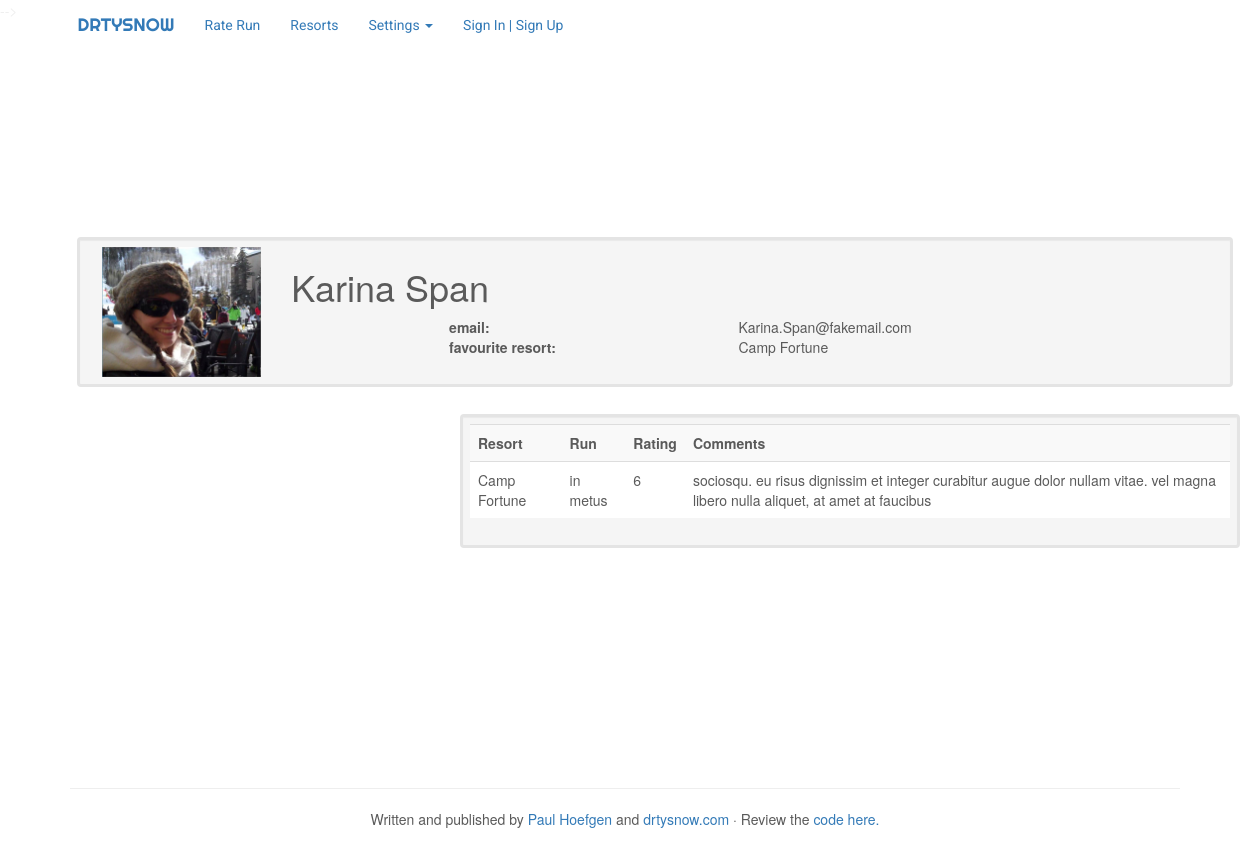
The page /profile/5 on the database as committed earlier.
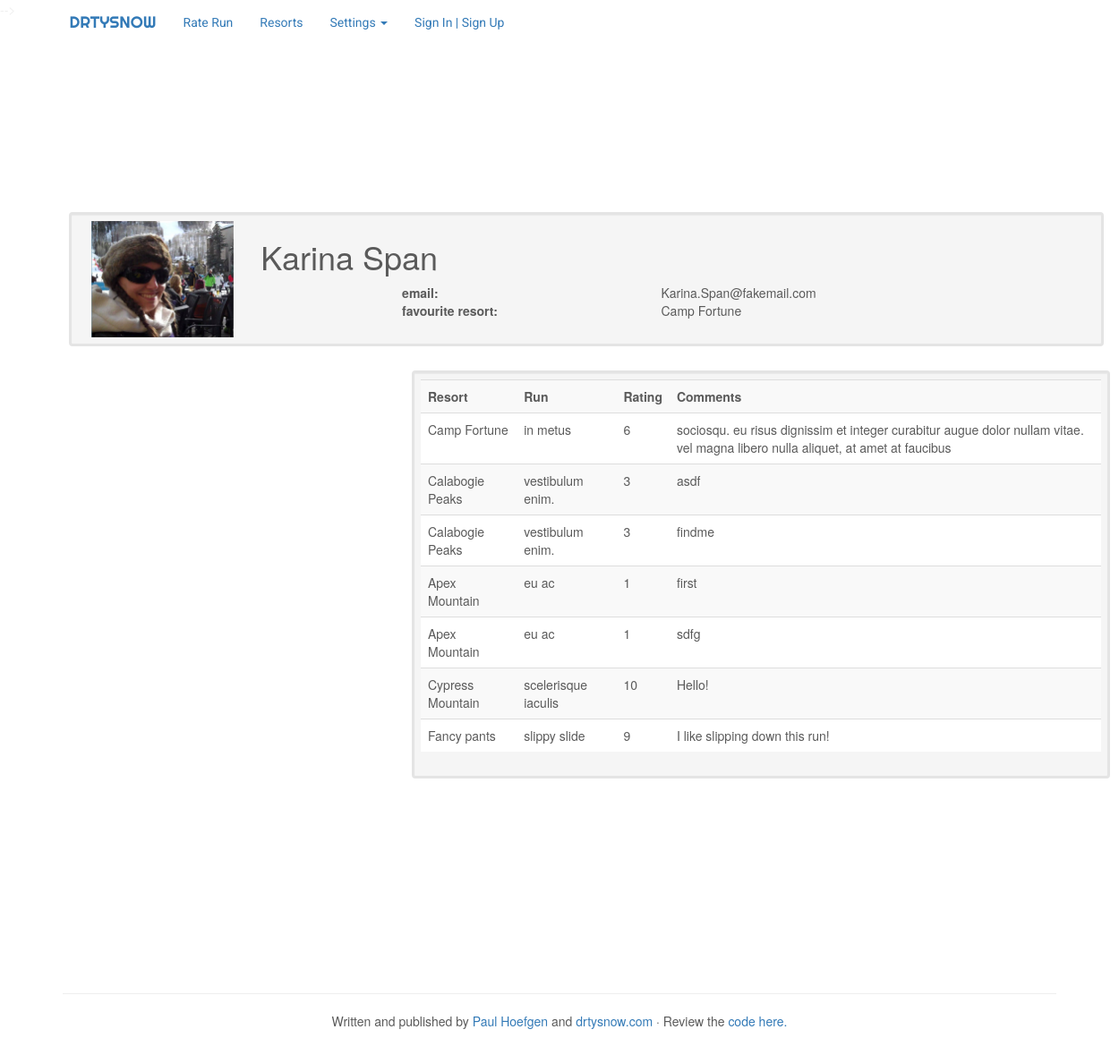
The same page on the database as committed later.
### drtysnow/db/dbsetup.py (models this page shows)
class Resorts(Base):
    __tablename__ = 'resorts'
    id = Column(
        Integer,
        primary_key = True
        )
    resort_name = Column(
        String(100),
        nullable = False,
        unique = True
        )
    resort_location = Column(
        String(25),
        nullable = False
        )
    resort_image = Column(
        String(100),
        nullable = True
        )
    resort_summary = Column(
        String(100),
        nullable = False
    )
    runs = relationship("Runs", backref="runs")

class Runs(Base):
    __tablename__ = 'runs'
    id = Column(
        Integer,
        primary_key = True
    )
    run_name = Column(
        String(100),
        nullable = False
    )
    resort_id = Column(
        Integer,
        ForeignKey('resorts.id')
    )
    run_description = Column(
        String(900),
        nullable = False
    )
    resorts = relationship(Resorts)

class Reviews(Base):
    __tablename__ = 'reviews'
    id = Column(
        Integer,
        primary_key = True
    )
    run_id = Column(
        Integer,
        ForeignKey('runs.id')
    )
    rating = Column(
        Integer
    )
    user_id = Column(
        Integer,
        ForeignKey('users.id')
    )
    top_hazard = Column(
        Boolean
    )
    mid_hazard = Column(
        Boolean
    )
    bot_hazard = Column(
        Boolean
    )
    comments = Column(
        String(500)
    )
    time = Column(
        DateTime,
    )
    runs = relationship(Runs)
    users = relationship(Users)

### drtysnow/views.py (the view)
@drtysnow.route('/profile/<int:user_id>')
def show_user(user_id):
    profile_result = connect().query(Users).get(user_id)
    profile_details = profile_result.__dict__
    resort_result = connect().query(Resorts).get(
                                         profile_details['favourite_resort_id'])
    resort_details = resort_result.__dict__
    reviews_result = connect().query(Reviews).filter_by(
                                                        user_id = user_id).all()
    review_list = []
    for review in reviews_result:
        resort_id  = connect().query(Runs).get(review.run_id).resort_id
        resort_name = connect().query(Resorts).get(resort_id).resort_name
        r = {}
        r["resort_name"] = resort_name
        r["run_name"] = connect().query(Runs).get(review.run_id).run_name
        r["rating"] = review.rating
        r["comments"] = review.comments
        review_list.append(r)
    return render_template('profile/show_profile.html',
                               fname = profile_details['first_name'],
                               lname = profile_details['last_name'],
                               email = profile_details['email_address'],
                               favourite_resort = resort_details['resort_name'],
                               reviews = review_list)

### drtysnow/db/dbconn.py (called while the page is built)
def connect():
    engine = create_engine('sqlite:///drtysnow/data/drtysnow.db')
    Base.metadata.bind = engine
    DBSession = sessionmaker(bind=engine)
    s = DBSession()
    return s

### drtysnow/templates/profile/show_profile.html (shortened to what this page needs)
{% extends "/all_pages/master_layout.html" %}
{% block header %}
  {% include "all_pages/header.html"%}
 <link rel="stylesheet"
                    href="{{ url_for('static', filename='css/show_profile.css') }}">
{% endblock %}
{% block navbar %}
  {% include "all_pages/navbar.html"%}
{% endblock %}
{% block content %}
<div class ="bumper"></div>
<div class="container">
  <div class = "main_profile">
    <div class="row boxed well">
      <div class="col-md-2">
          <img class="img-responsive headshot"
                src="{{ url_for('static', filename='images/ski_headshot.jpg')}}"
                                                            alt="user headshot">
      </div>
      <div class="col-md-10">
        <h1>{{fname}} {{lname}}</h1>
        <div class="row">
          <div class="col-md-2"></div>
          <div class="col-md-10">
            <div class="table table-striped">
              <table cellspacing="0" cellpadding="0" width="100%">
    	          <tr>
    		          <td><strong>email:</strong> </td>
                  <td>{{email}}</td>
                </tr>
                <tr>
       		        <td><strong>favourite resort:</strong> </td>
                  <td>{{favourite_resort}}</td>
                </tr>
    	        </table>
            </div>
          </div>
        </div>
      </div>
    </div>
  </div>
  <div class="reviews">
    <div class="row ">
      <div class="col-md-4"></div>
      <div class="col-md-8 boxed well">
        <div class="table">
          <table cellspacing="0"
                 cellpadding="0"
                 width="100%"
                 class="table table-striped">
            <tr>
              <td><strong>Resort</strong></td>
              <td><strong>Run</strong></td>
              <td><strong>Rating</strong></td>
              <td><strong>Comments</strong></td>
            </tr>
            {% for review in reviews %}
            <tr>
              <TD class="c1">{{review["resort_name"]}}</TD>
              <TD class="c1">{{review["run_name"]}}</TD>
              <TD class="c1">{{review["rating"]}}</TD>
              <TD class="c1">{{review["comments"]}}</TD>
            </tr>
            {% endfor %}
          </table>
        </div>
      </div>
    </div>
  </div>
</div>
{% endblock content %}
{%block footer %}
<div class ="bumper"></div>
  {% include "all_pages/footer.html"%}
{% endblock%}

Rows that differ between the two databases and show on the page:
now on this page (row unchanged): Resorts: resort_name "Calabogie Peaks" "Calabogie Peaks"
now on this page (row unchanged): Runs: run_name "vestibulum enim." "vestibulum enim."
added Reviews: comments "asdf"
added Reviews: comments "findme"
now on this page (row unchanged): Resorts: resort_name "Apex Mountain" "Apex Mountain"
now on this page (row unchanged): Runs: run_name "eu ac" "eu ac"
added Reviews: comments "first"
added Reviews: comments "sdfg"
now on this page (row unchanged): Resorts: resort_name "Cypress Mountain"
now on this page (row unchanged): Runs: run_name "scelerisque iaculis"
added Reviews: comments "Hello!"
added Resorts: resort_name "Fancy pants"
added Runs: run_name "slippy slide"
added Reviews: comments "I like slipping down this run!"
Other text that changed with them:
new list line: "3"
new list line: "1"
new list line: "10"
new list line: "9"
